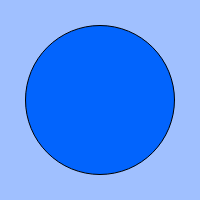
Frame 1 (no input)
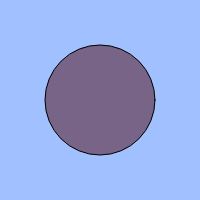
Frame 60 (no input)
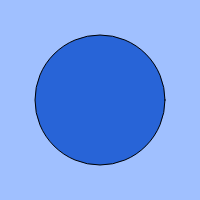
Frame 120 (the mouse pressed at the canvas centre since frame 60)

The p5.js sketch that drew these frames (run headless with seeded random() and noise() and a simulated clock; from frame 60 on, the mouse is pressed at the canvas centre):

// p5.js sketch
// ── sketch.js
const cycle = 100; // 1周期のフレーム数（定数）
let count = 0; // 現在のフレーム数（変数）
let size = 50;

function setup() {
  createCanvas(200, 200);
}

function draw() {
  background(160, 192, 255);
  count = (count + 1) % cycle;
  if (keyIsPressed) {
    count = (count + 2) % cycle;
  }
  if (count < cycle / 2) {
    size = 50 + cycle - count;
  } else {
    size = 50 + count;
  }

  // ★ ここを追加：色を変化させる（初心者向けの簡単な加算）
  const c = count * 2; 
  fill(c, 100, 255 - c);

  ellipse(width / 2, height / 2, size, size);
}
